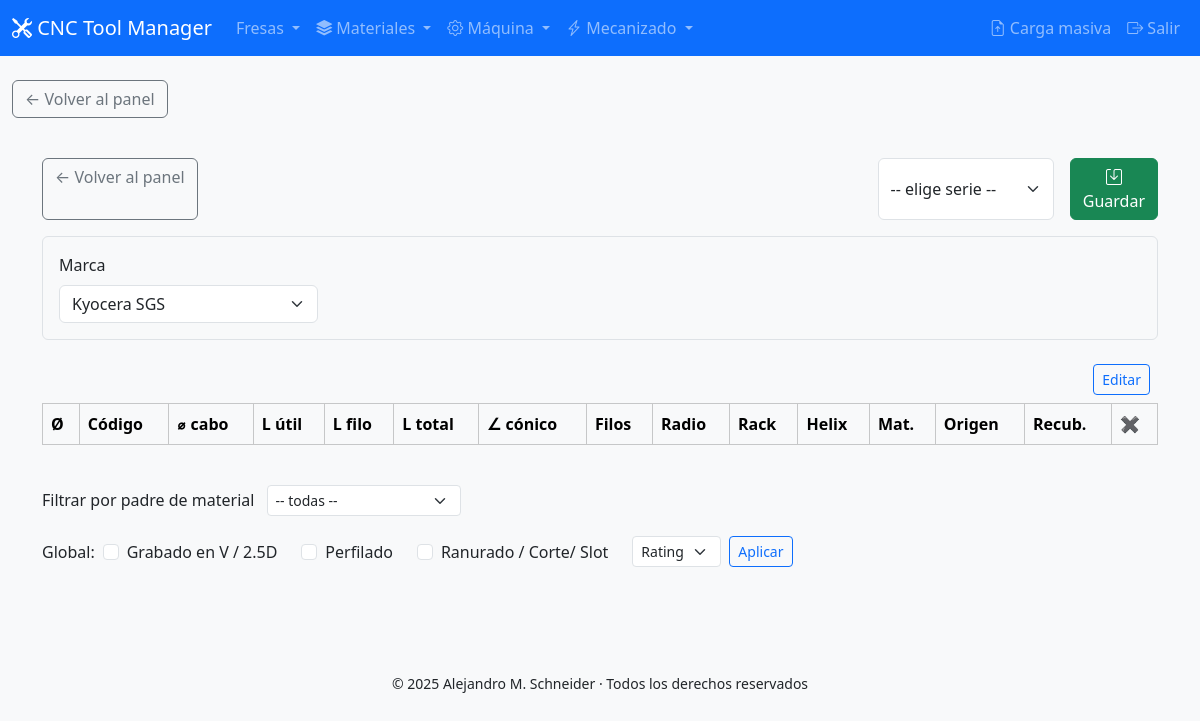
Page /admin/panel/series_edit.php on the committed database.
### tables this page shows
CREATE TABLE `strategies` (
  `strategy_id` int(11) NOT NULL,
  `name` varchar(100) NOT NULL,
  `machining_type_id` int(11) DEFAULT NULL,
  `type` enum('Milling','Drilling') NOT NULL DEFAULT 'Milling',
  `parent_id` int(11) DEFAULT NULL,
  `image` varchar(255) DEFAULT NULL
);

### admin/panel/series_edit.php (the view, shortened to what this page needs)
<?php
require_once __DIR__.'/../includes/db.php';
include __DIR__.'/header.php';
$brands = $pdo->query("SELECT id, name FROM brands ORDER BY name")->fetchAll();
$strats = $pdo->query("SELECT strategy_id, name FROM strategies ORDER BY name")->fetchAll();
?>
<link rel="stylesheet" href="https://cdn.jsdelivr.net/npm/bootstrap-icons@1.11.3/font/bootstrap-icons.css">
<div class="container py-4">
  <div class="d-flex justify-content-between mb-3">
    <a href="dashboard.php" class="btn btn-outline-secondary">← Volver al panel</a>
    <div class="d-flex gap-3">
      <select id="seriesSel" class="form-select">
        <option value="">-- elige serie --</option>
      </select>
      <button id="saveBtn" class="btn btn-success"><i class="bi bi-save"></i> Guardar</button>
    </div>
  </div>
  <form id="seriesForm">
    <div class="border rounded p-3 mb-4">
      <div class="row g-3">
        <div class="col-md-3">
          <label class="form-label">Marca</label>
          <select id="brandSel" name="brand_id" class="form-select" required>
            <?php foreach($brands as $b): ?>
              <option value="<?= $b['id'] ?>"><?= htmlspecialchars($b['name']) ?></option>
            <?php endforeach; ?>
          </select>
        </div>
      </div>
    </div>
    <div id="geoWrap" class="table-wrap mb-4">
      <div class="d-flex justify-content-end mb-2">
        <button id="editGeo" type="button" class="btn btn-outline-primary btn-sm me-2">Editar</button>
      </div>
      <table id="geoTbl" class="table table-bordered align-middle">
        <thead class="table-light">
          <tr>
            <?php
              $hdr = ['Ø','Código','⌀ cabo','L útil','L filo','L total','∠ cónico','Filos','Radio','Rack','Helix','Mat.','Origen','Recub.','✖'];
              foreach($hdr as $h) echo "<th class='sortable'>".htmlspecialchars($h)."</th>";
            ?>
          </tr>
        </thead>
      </table>
    </div>
    <div class="mb-3">
      <label class="form-label me-2">Filtrar por padre de material</label>
      <select id="parentFilter" class="form-select form-select-sm d-inline-block w-auto">
        <option value="">-- todas --</option>
      </select>
    </div>
    <div id="bulkOps" class="mb-3">
      <div class="d-flex flex-wrap align-items-center gap-2">
        <span>Global:</span>
        <?php foreach($strats as $s): ?>
          <label class="form-check form-check-inline mb-0">
            <input type="checkbox" class="form-check-input bulk-strategy" value="<?= $s['strategy_id'] ?>">
            <span class="form-check-label"><?= htmlspecialchars($s['name']) ?></span>
          </label>
        <?php endforeach; ?>
        <select id="bulkRating" class="form-select form-select-sm w-auto">
          <option value="">Rating</option>
        </select>
        <button type="button" id="applyBulk" class="btn btn-outline-primary btn-sm">Aplicar</button>
      </div>
    </div>
  </form>
</div>
<?php include __DIR__.'/../includes/footer.php'; ?>

### admin/panel/series_edit.php (style rules this page uses)
.sortable { cursor: pointer; }
.table-wrap { overflow-x: auto; }

### rows in the picture
strategies: name "Grabado en V / 2.5D"
strategies: name "Perfilado"
strategies: name "Ranurado / Corte/ Slot"

### other values in the picture
$h "Ø"
$h "Código"
$h "⌀ cabo"
$h "L útil"
$h "L filo"
$h "L total"
$h "∠ cónico"
$h "Filos"
$h "Radio"
$h "Rack"
$h "Helix"
$h "Mat."
$h "Origen"
$h "Recub."
$h "✖"
